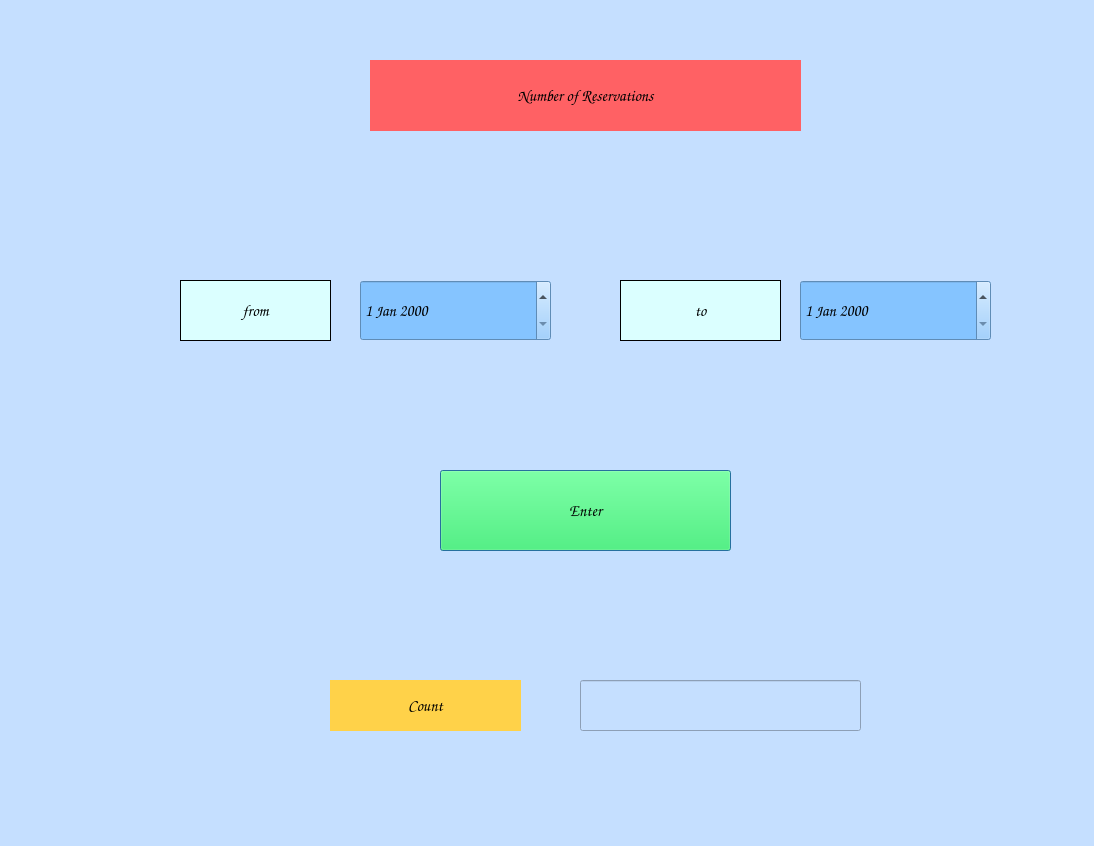
<?xml version="1.0" encoding="UTF-8"?>
<ui version="4.0">
 <class>Recept_Number_of_reservation_window</class>
 <widget class="QDialog" name="Recept_Number_of_reservation_window">
  <property name="geometry">
   <rect>
    <x>0</x>
    <y>0</y>
    <width>1094</width>
    <height>846</height>
   </rect>
  </property>
  <property name="cursor">
   <cursorShape>WhatsThisCursor</cursorShape>
  </property>
  <property name="windowTitle">
   <string>Number of reservation</string>
  </property>
  <property name="styleSheet">
   <string notr="true">background-color: rgb(197, 223, 255);</string>
  </property>
  <widget class="QDateEdit" name="Recept_Number_of_reservation_DateEditOne">
   <property name="geometry">
    <rect>
     <x>360</x>
     <y>280</y>
     <width>191</width>
     <height>61</height>
    </rect>
   </property>
   <property name="font">
    <font>
     <family>Comic Sans MS</family>
     <pointsize>12</pointsize>
     <weight>75</weight>
     <bold>true</bold>
    </font>
   </property>
   <property name="cursor">
    <cursorShape>PointingHandCursor</cursorShape>
   </property>
   <property name="styleSheet">
    <string notr="true">background-color: rgb(133, 196, 255);</string>
   </property>
  </widget>
  <widget class="QDateEdit" name="Recept_Number_of_reservation_DateEditTwo">
   <property name="geometry">
    <rect>
     <x>800</x>
     <y>280</y>
     <width>191</width>
     <height>61</height>
    </rect>
   </property>
   <property name="font">
    <font>
     <family>Comic Sans MS</family>
     <pointsize>12</pointsize>
     <weight>75</weight>
     <bold>true</bold>
    </font>
   </property>
   <property name="cursor">
    <cursorShape>PointingHandCursor</cursorShape>
   </property>
   <property name="styleSheet">
    <string notr="true">background-color: rgb(133, 196, 255);</string>
   </property>
  </widget>
  <widget class="QLabel" name="Recept_Number_of_reservation_from_L">
   <property name="geometry">
    <rect>
     <x>180</x>
     <y>280</y>
     <width>151</width>
     <height>61</height>
    </rect>
   </property>
   <property name="font">
    <font>
     <family>Comic Sans MS</family>
     <pointsize>12</pointsize>
     <weight>75</weight>
     <bold>true</bold>
    </font>
   </property>
   <property name="cursor">
    <cursorShape>OpenHandCursor</cursorShape>
   </property>
   <property name="styleSheet">
    <string notr="true">background-color: rgb(219, 255, 255);</string>
   </property>
   <property name="frameShape">
    <enum>QFrame::Panel</enum>
   </property>
   <property name="text">
    <string>from</string>
   </property>
   <property name="alignment">
    <set>Qt::AlignCenter</set>
   </property>
  </widget>
  <widget class="QLabel" name="Recept_Number_of_reservation_to_L">
   <property name="geometry">
    <rect>
     <x>620</x>
     <y>280</y>
     <width>161</width>
     <height>61</height>
    </rect>
   </property>
   <property name="font">
    <font>
     <family>Comic Sans MS</family>
     <pointsize>12</pointsize>
     <weight>75</weight>
     <bold>true</bold>
    </font>
   </property>
   <property name="cursor">
    <cursorShape>ClosedHandCursor</cursorShape>
   </property>
   <property name="styleSheet">
    <string notr="true">background-color: rgb(219, 255, 255);</string>
   </property>
   <property name="frameShape">
    <enum>QFrame::Panel</enum>
   </property>
   <property name="text">
    <string>to</string>
   </property>
   <property name="alignment">
    <set>Qt::AlignCenter</set>
   </property>
  </widget>
  <widget class="QLabel" name="Recept_Number_of_reservation_header_L">
   <property name="geometry">
    <rect>
     <x>370</x>
     <y>60</y>
     <width>431</width>
     <height>71</height>
    </rect>
   </property>
   <property name="font">
    <font>
     <family>Comic Sans MS</family>
     <pointsize>12</pointsize>
     <weight>75</weight>
     <bold>true</bold>
    </font>
   </property>
   <property name="cursor">
    <cursorShape>ClosedHandCursor</cursorShape>
   </property>
   <property name="styleSheet">
    <string notr="true">background-color: rgb(255, 97, 100);</string>
   </property>
   <property name="text">
    <string>Number of Reservations</string>
   </property>
   <property name="alignment">
    <set>Qt::AlignCenter</set>
   </property>
   <property name="margin">
    <number>1</number>
   </property>
  </widget>
  <widget class="QPushButton" name="Recept_Number_of_reservation_enter_PB">
   <property name="geometry">
    <rect>
     <x>440</x>
     <y>470</y>
     <width>291</width>
     <height>81</height>
    </rect>
   </property>
   <property name="font">
    <font>
     <family>Comic Sans MS</family>
     <pointsize>12</pointsize>
     <weight>75</weight>
     <bold>true</bold>
    </font>
   </property>
   <property name="cursor">
    <cursorShape>PointingHandCursor</cursorShape>
   </property>
   <property name="styleSheet">
    <string notr="true">background-color: rgb(24, 255, 78);</string>
   </property>
   <property name="text">
    <string>Enter</string>
   </property>
  </widget>
  <widget class="QLineEdit" name="Recept_Number_of_reservation_Count_LE">
   <property name="geometry">
    <rect>
     <x>580</x>
     <y>680</y>
     <width>281</width>
     <height>51</height>
    </rect>
   </property>
   <property name="font">
    <font>
     <family>Comic Sans MS</family>
     <pointsize>12</pointsize>
     <weight>75</weight>
     <bold>true</bold>
    </font>
   </property>
   <property name="cursor">
    <cursorShape>ClosedHandCursor</cursorShape>
   </property>
  </widget>
  <widget class="QLabel" name="Recept_Number_of_reservation_Count_L">
   <property name="geometry">
    <rect>
     <x>330</x>
     <y>680</y>
     <width>191</width>
     <height>51</height>
    </rect>
   </property>
   <property name="font">
    <font>
     <family>Comic Sans MS</family>
     <pointsize>12</pointsize>
     <weight>75</weight>
     <bold>true</bold>
    </font>
   </property>
   <property name="cursor">
    <cursorShape>OpenHandCursor</cursorShape>
   </property>
   <property name="styleSheet">
    <string notr="true">background-color: rgb(255, 210, 73);</string>
   </property>
   <property name="text">
    <string>Count</string>
   </property>
   <property name="alignment">
    <set>Qt::AlignCenter</set>
   </property>
   <property name="margin">
    <number>1</number>
   </property>
  </widget>
 </widget>
 <resources/>
 <connections/>
</ui>
